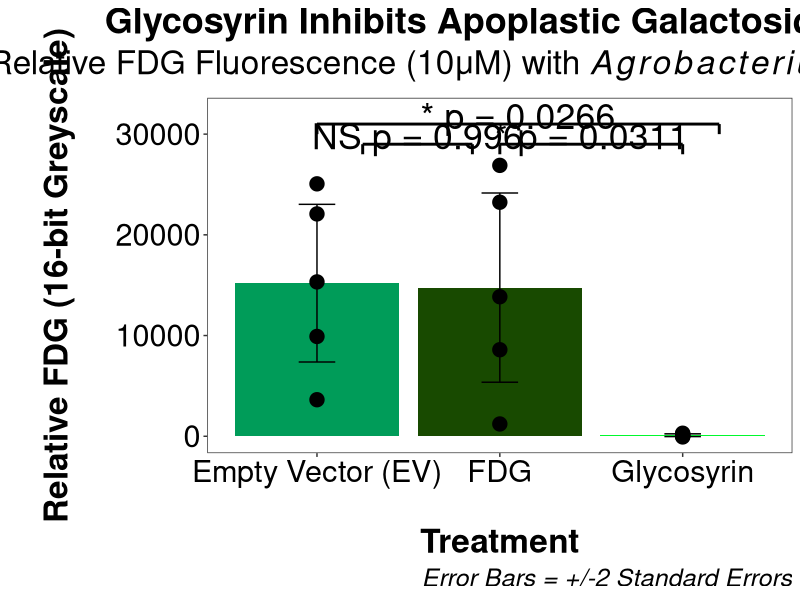
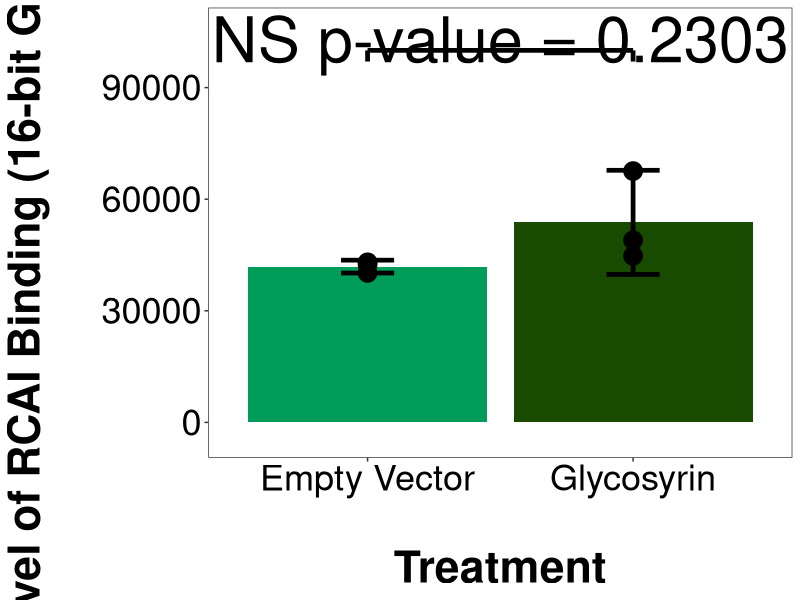
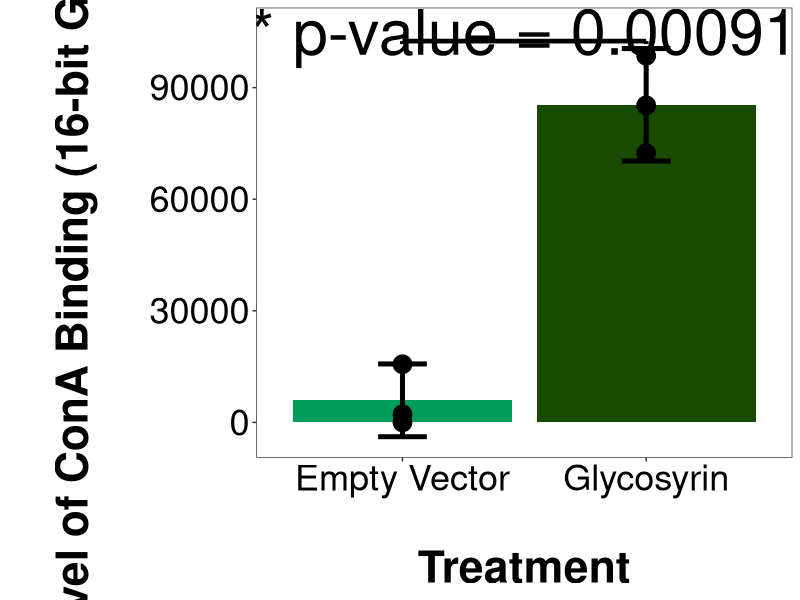
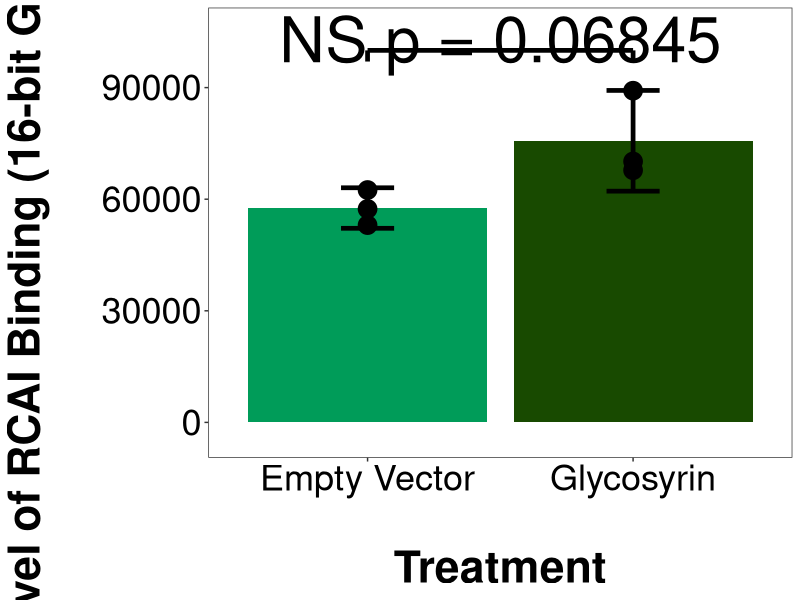
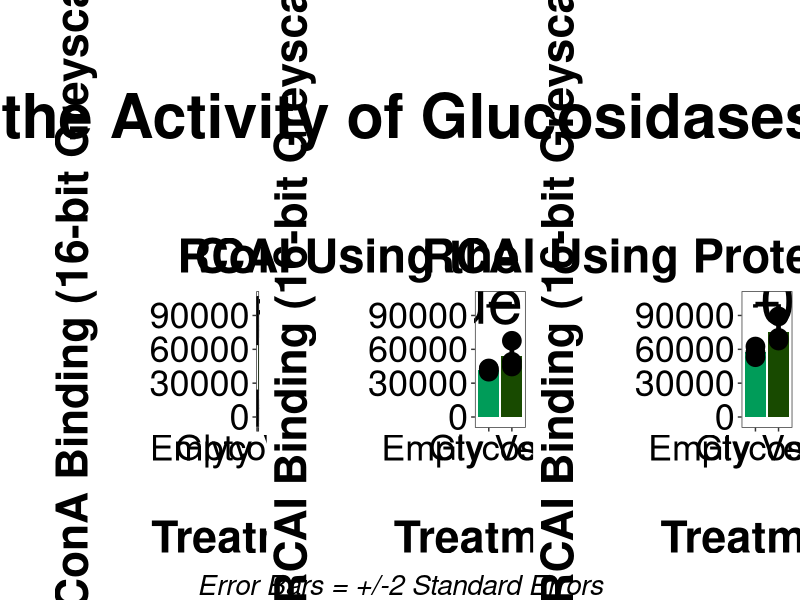
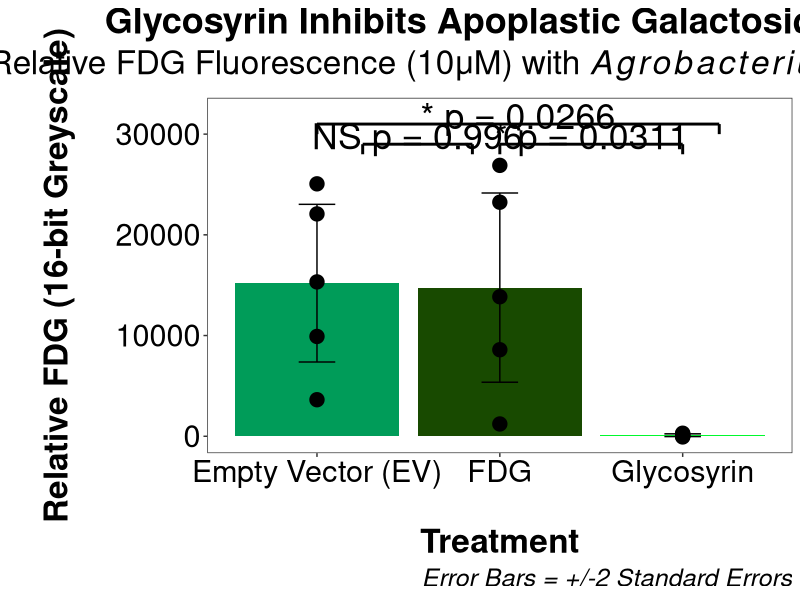
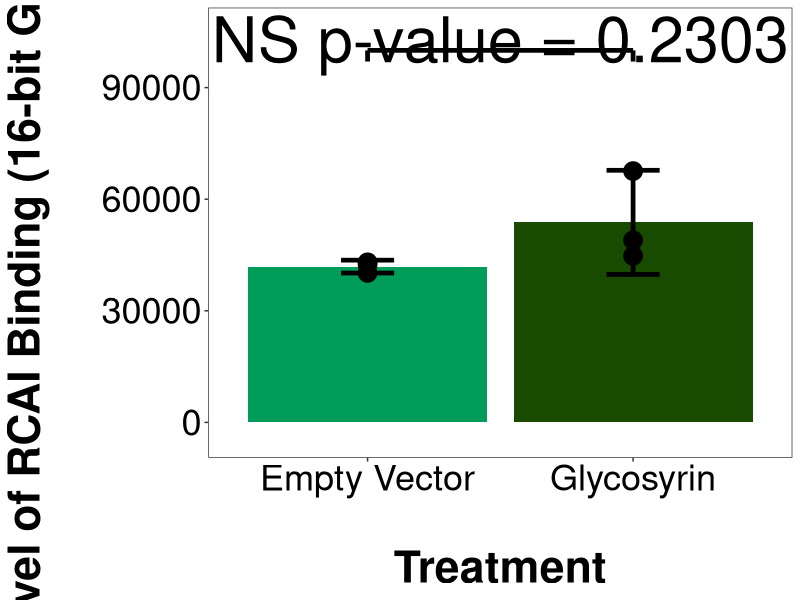
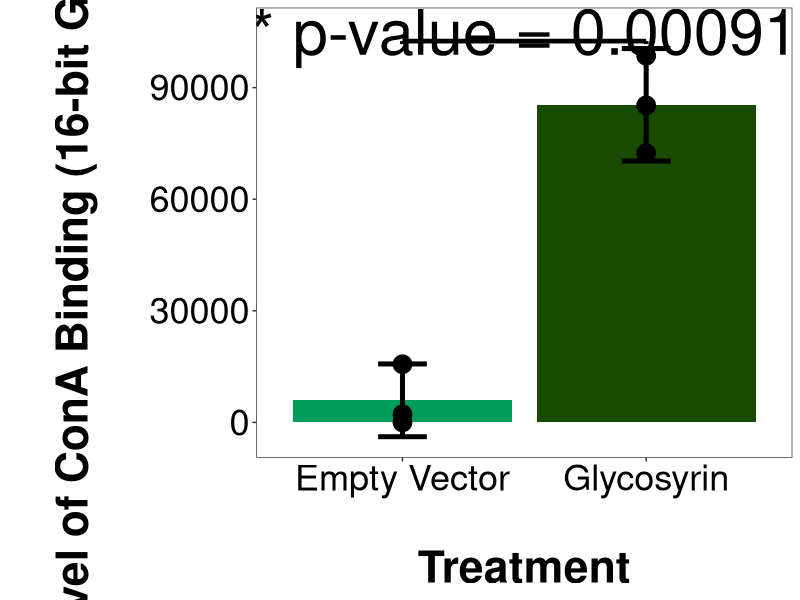

Write R code to recreate these figures, in order.
## ---- chunk 1
knitr::opts_chunk$set(echo = TRUE)
## ---- chunk 2
#Packages
#Packages


library(ggplot2)
library(tidyr)
library(tidyverse)
library(dplyr)
## ---- chunk 3
#Leaf Scans
#Adjusting the mean values to account for background effects.
data1 <- read.csv("THEACTUALRESULTS.csv")
summary(data1)
length(data1$Value)
adjusted <- vector(mode = "numeric", length = length(data1$Value))
for (i in 1:length(data1$Value)){
  adjusted[i] <- data1[i, ]$Value - 885.013
  }
adjusted
data1 <- data1 %>% mutate(adjusted_results = adjusted) 
head(data1)
View(data1)

#Renaming The Rows


data1$X <- as.character(data1$X)
data1$X[1]<- "EV1"
data1$X[2]<- "Gsn1"
data1$X[3]<- "FDG1"
data1$X[4]<- "EV2"
data1$X[5] <- "Gsn2"
data1$X[6]<- "FDG2"
data1$X[7]<- "EV3"
data1$X[8]<- "Gsn3"
data1$X[9]<- "FDG3"
data1$X[10]<- "EV4"
data1$X[11]<- "Gsn4"
data1$X[12]<- "FDG4"
data1$X[13]<- "EV5"
data1$X[14]<- "Gsn5"
data1$X[15]<- "FDG5"

#Finding the means for each group. 
EV <- data1 %>% filter(grepl("EV", X))
meanEV <- mean(EV$adjusted_results)
meanEV

Gsn <- data1 %>% filter(grepl("Gsn", X))
meanGsn <- mean(Gsn$adjusted_results)
meanGsn

FDG <- data1 %>% filter(grepl("FDG", X))
meanFDG <- mean(FDG$adjusted_results)
meanFDG

## ---- chunk 4
#H0: there is no significant difference in the level of fluorescence between the empty vector- and the glycosyrin-infiltrated leaf sections.
#HA: there is a significant decrease in fluorescence between the empty vector- and glycosyrin-infiltrated leaf sections.

dataChanged <- data1 %>% mutate(Group = case_when(str_detect(X, "EV") ~ "EV",
                                                  str_detect(X, "Gsn") ~ "Gsn",
                                                  str_detect(X, "FDG") ~ "FDG"))


dataChanged <- dataChanged %>% group_by(Group)
View(dataChanged)

#Calculating mean, standard error and standard deviation.
dataChanged2 <- dataChanged %>% summarise(stanDev <- sd(adjusted_results, na.rm = TRUE),
                                          n = n(),
                                        se_value= sd(adjusted_results, na.rm = TRUE)/sqrt(n), 
                                        mean_value = mean(adjusted_results))
View(dataChanged2)
View(dataChanged)

dataPlant <- dataChanged %>%mutate(plant = case_when(str_detect(X, "1")~ "1",
                                                     str_detect(X, "2") ~ "2",
                                                     str_detect(X, "3") ~ "3",
                                                     str_detect(X, "4") ~ "4",
                                                     str_detect(X, "5") ~ "5"))
View(dataPlant)
#Quick ANOVA:
anovaFDG <- lm(adjusted_results ~ Group, data = dataPlant)
summary(anovaFDG) #The p-value = 0.01625, so Group explains a significant amount of variation in the relative levels of FDG. (R^2 = 0.4967). 
anovaFDGPlant <- lm(adjusted_results ~ Group + plant, data = dataPlant)
summary(anovaFDGPlant) #When the plant is also taken into account, R^2 = 0.8311, which indicates that much of the variation in relative FDG levels is due to different plants, which were of different sizes, and leaves were of different ages. Some plants would have been wounded more in the process of agroinfiltration. 

#Checking assumptions:
EVleaf <- dataChanged %>% filter(Group == "EV")
Gsnleaf <- dataChanged %>% filter(Group == "Gsn")
FDGleaf <- dataChanged %>% filter(Group == "FDG")
shapiro.test(EVleaf$adjusted_results)
shapiro.test(Gsnleaf$adjusted_results)
shapiro.test(FDGleaf$adjusted_results)#The p-values are all above 0.05, so the distribution of the data is not significantly non-normal.
#Homogeneity of variances:
bartlett <- bartlett.test(adjusted_results ~ Group, data = dataChanged)
bartlett #There is significant variation in variances as the p-value is less than 0.05. #The ANOVA should be robust to this as the sample sizes are all equal. 

#Tukey test:
fdganova <- aov(anovaFDG)
tukey <- TukeyHSD(fdganova)
tukey
#Pairwise t-tests:
t <- with(dataChanged, pairwise.t.test(adjusted_results, Group, p.adj = "none", pool.sd = FALSE))
t #The p-values for the tests between FDG alone and Gsn and EV and Gsn are both < 0.05, so there is a significant difference between the relative levels of FDG in Gsn and the controls. The p-value for EV and FDG > 0.05 and is almost 1, as expected.#I did pairwise t-tests as well as the Tukey t-test to cover all bases, as using pool.sd = FALSE accounts for the unequal variances. I used p.adj = "none" as recommended in the workshop, which makes sense as well are only comparing three groups.#Pairwise t-test results FDG-EV = 0.944, Gsn-EV = 0.018 and FDG-Gsn = 0.036.
#Ultimately, the results of the Tukey t-test and pairwise t-tests corroborate one another.  

## ---- chunk 5
#Graphing the results from the Typhoon scanning.
#Creating a theme to be used throughout the graphs:
my_theme <- function(){
  theme_bw() +
    theme(
      axis.text = element_text(size = 22, colour = "black"),
      axis.title = element_text(size = 24, face = "bold"),
      plot.title = element_text(size = 26, face = "bold", hjust = 0.5),
      plot.subtitle = element_text(size = 24, hjust = 0.5),
      plot.caption = element_text(size = 18, face = "italic"),
      panel.grid = element_blank(),
     legend.position = "none"
    )
}




new_palette <- c("#009C59", "#184A00", "#00F92D")
names(new_palette) <- levels(dataChanged2$Group)


#A version of the graph with the data points included:
(typhoon_box <- ggplot(dataChanged2, aes(x = Group, y = mean_value)) +
   geom_bar(position = "dodge", stat = "identity", aes(fill = Group)) +
   geom_errorbar(aes(ymin = (mean_value - (2*se_value)),
                     ymax = (mean_value + (2*se_value)),
                     width = 0.2),
                     position = position_dodge(0.7)) +
    geom_point(aes(x = Group, y = adjusted_results, size = 1), dataChanged) +
    annotate("segment", x = 2, xend= 3, y = 29000, yend = 29000, size = 1) +
    annotate("segment", x = 1, xend= 3.2, y = 31000, yend = 31000, size = 1) +
    annotate("segment", x = 1, xend= 1, y = 31000, yend = 30000, size = 1) +
    annotate("segment", x = 3.2, xend= 3.2, y = 31000, yend = 30000, size = 1) +
    annotate("segment", x = 3, xend= 3, y = 29000, yend = 28000, size = 1) +
    annotate("segment", x = 2, xend= 2, y = 29000, yend = 28000, size = 1) +
     annotate("segment", x = 1.25, xend= 1.25, y = 29000, yend = 28000, size = 1) +
    annotate("segment", x = 1.85, xend= 1.85, y = 29000, yend = 28000, size = 1) +
    annotate("segment", x = 1.25, xend= 1.85, y = 29000, yend = 29000, size = 1) +
    annotate("text", x = c(1.5, 2.1, 2.5, 1.55), y = c(0, 31800, 29800, 29800), label = c("", "* p = 0.0266", "* p = 0.0311", "NS p = 0.996"), size = 9) +
  xlab("\nTreatment") +
  ylab("\nRelative FDG (16-bit Greyscale)\n") +  #Average pixel intensity measured using ImageJ is a proxy for fluorescence.
  scale_y_continuous(limits = c(-70, 32000)) +
    labs(title = "Glycosyrin Inhibits Apoplastic Galactosidases",
         subtitle = expression("Relative FDG Fluorescence (10μM) with" ~italic( Agrobacterium) ~ "(Gsn) 3dpi"),
         caption = "Error Bars = +/-2 Standard Errors") +
    my_theme()+
    scale_fill_manual(values = new_palette) +
    scale_x_discrete(labels = c("EV" = "Empty Vector (EV)", "FDG" = "FDG", "Gsn" = "Glycosyrin")))

ggsave("TyphoonVersion6.png", width = 14, height = 12, dpi = 300)
view(dataChanged)
## ---- chunk 6
#Lectin Blots
#Confirm the assumption that there is not a significant difference in the level of protein loaded onto the gels.
#HA: for each of the lectin blots, there is a significant increase in binding with glycosyrin relative to the empty vector control. Adjust for the background.
#Ponceau
#RCAI
#H0: there is no difference in the level of protein between EV and Gsn on the Western blots. 
#A two-sample t-test because there are only two groups, and every sample came from a different plant, so samples are independent and not paired. 
RCAIPon <- read.csv("RCAIPonceauLongSum4567and8andthesummedonesarebackground.csv")

View(RCAIPon)
background <- sum(RCAIPon$Area[4:8])

adj <- vector(mode = "numeric", length = length(RCAIPon$Area))
for (i in 1:length(RCAIPon$Area)){
  adj[i] <- RCAIPon[i, ]$Area - background
  }


RCAIPonAdj <- RCAIPon %>% mutate(adjArea = adj)
View(RCAIPonAdj)

RCAIPonAdj <- RCAIPonAdj[-c(4, 5, 6, 7, 8), ]
EVPon <- c(RCAIPonAdj$adjArea[1:3])
GsnPon <- c(RCAIPonAdj$adjArea[4:6])
#Checking of assumptions
#Is each sample normally distributed?
shapiro.test(EVPon)
shapiro.test(GsnPon) #The p-values for both are above 0.05, so the distribution of the data is not significantly non-normal.
#Homogeneity of variances:
f <- var.test(EVPon,GsnPon,alternative = "two.sided")
f #The p-value > 0.05, so there is no significant difference in variances.
#T-test:
t <- t.test(EVPon, GsnPon, alternative = "two.sided", var.equal = TRUE)
t
#The p-value (0.0492) is less than 0.05, but only just, so considering 0.05 is an arbitrary threshold I am not too concerned about this result.This could be due to the small puncture in the gel, perhaps.

#Excluding the puncture wound:
row1 <- read.csv("RCAIPonceauRow1.csv")
View(row1)
EV1 <- c(row1$Area[1:3])
Gsn1 <- c(row1$Area[4:6])
t1 <- t.test(EV1, Gsn1, alternative = "two.sided", var.equal = TRUE)
t1 #p-value = 0.3688.

row2 <- read.csv("RCAIPonceauRow2.csv")
View(row2)
EV2 <- c(row2$Area[1:3])
Gsn2 <- c(row2$Area[4:6])
t2 <- t.test(EV2, Gsn2, alternative = "two.sided", var.equal = TRUE)
t2 #p-value = 0.4854. 

row3 <- read.csv("RCAIPonceauRow3.csv")
View(row3)
EV3 <- c(row3$Area[1:3])
Gsn3 <- c(row3$Area[4:6])
t3 <- t.test(EV3, Gsn3, alternative = "two.sided", var.equal = TRUE)
t3 #p-value = 0.5562. 
#For all three of the rows, there was no significant difference between the levels of protein loaded for EV and Gsn lanes, which suggests that the puncture wound was a potential confounder because these bands were spread throughout the gel, avoiding the puncture wound. In summary, the slight difference in protein loading between the EV and Gsn lanes on the RCAI gel can largely be ignored.  

## ---- chunk 7
#Ponceau
#ConA
ConAPon <- read.csv("ConAPonceauLong4isbackgroundSum5and6.csv")

View(ConAPon)
background <- ConAPon$Area[4]
background
ConAPon[5, 2] <- sum(ConAPon$Area[5:6])
View(ConAPon)

adj1 <- vector(mode = "numeric", length = length(ConAPon$Area))
for (i in 1:length(ConAPon$Area)){
  adj1[i] <- ConAPon[i, ]$Area - background
  }


ConAPonAdj <- ConAPon %>% mutate(adjArea1 = adj1)
View(ConAPonAdj)

ConAPonAdj <- ConAPonAdj[-c(4, 6), ]

EVPon1 <- c(ConAPonAdj$adjArea1[1:3])
GsnPon1 <- c(ConAPonAdj$adjArea1[4:6])

#Checking of assumptions
#Is each sample normally distributed?
shapiro.test(EVPon1)
shapiro.test(GsnPon1) #The p-values for both are above 0.05, so the distribution of the data is not significantly non-normal.
#Homogeneity of variances:
f <- var.test(EVPon1,GsnPon1,alternative = "two.sided")
f #The p-value > 0.05, so there is no significant difference in variances.
#T-test:
t <- t.test(EVPon1, GsnPon1, alternative = "two.sided", var.equal = TRUE)
t
#The p-value (0.7867) > 0.05, so the difference between mean protein loading is not significant.
## ---- chunk 8
#Lectin blot
#RCAI
#Two sample t-test because each lane represents the apoplastic proteome from a plant infiltrated with either EV or Gsn, so each sample is independent. 
WestRCAI <- read.csv("RCAILong.csv")
View(WestRCAI)

background <- WestRCAI$Area[4]
background


adjWest <- vector(mode = "numeric", length = length(WestRCAI$Area))
for (i in 1:length(WestRCAI$Area)){
  adjWest[i] <- WestRCAI[i, ]$Area - background
}

WestRCAIAdj <- WestRCAI %>% mutate(adjAreaWest = adjWest)
WestRCAIAdj <- WestRCAIAdj[-4, ]
View(WestRCAIAdj)

RCAIEV <- WestRCAIAdj$adjAreaWest[1:3]
RCAIGsn <- WestRCAIAdj$adjAreaWest[4:6]

#Assumptions:
shapiro.test(RCAIEV)
shapiro.test(RCAIGsn)#The p-values are 0.3907 and 0.3318, so the data is not significantly non-normal.

fRCAI <- var.test(RCAIEV,RCAIGsn, alternative = "two.sided")
fRCAI 
#F = 0.01527, num df = 2, denom df = 2, p-value = 0.03008. the variances were not equal, so I used Welch's t-test. 

#T-test:
tRCAI <- t.test(RCAIEV, RCAIGsn, alternative = "two.sided", var.equal = FALSE)
tRCAI
#t = -1.6853, df = 2.0611, p-value = 0.2303.

## ---- chunk 9
ConAshort <- read.csv("conA30kDa.csv")
View(ConAshort)
background <- ConAshort$Area[4]
background


ConAshort <- ConAshort[-4, ]

adjConAshort <- vector(mode = "numeric", length = length(ConAshort$Area))
for (i in 1:length(ConAshort$Area)){
  adjConAshort[i] <- ConAshort[i, ]$Area - background
}

ShortConAAdj <- ConAshort %>% mutate(adjAreaWest1 = adjConAshort)
View(ShortConAAdj)

ShortConAAdj$adjAreaWest1[2] <- 0
ShortConAAdj

ConAEVshort <- ShortConAAdj$adjAreaWest1[1:3]
ConAGsnshort <- ShortConAAdj$adjAreaWest1[4:6]
shapiro.test(ConAEVshort) #p-value = 0.2455.
shapiro.test(ConAGsnshort)#p-value = 0.9803.
fvar <- var.test(ConAEVshort, ConAGsnshort, alternative = "two.sided")
fvar #p-value = 0.5899.F = 0.41837.
#All assumptions met!

tConAShort <- t.test(ConAEVshort, ConAGsnshort, alternative = "two.sided", var.equal = TRUE)
tConAShort #t = -8.8253, df = 4, p-value = 0.0009098.
## ---- chunk 10
#RCAI about 50kDa. 

RCAIshorter <- read.csv("RCAIveryshort.csv")
View(RCAIshorter)
background <- RCAIshorter$Area[4]
background
RCAIshorter <- RCAIshorter[-4, ]

adjRCAIshorter <- vector(mode = "numeric", length = length(RCAIshorter$Area))
for (i in 1:length(RCAIshorter$Area)){
  adjRCAIshorter[i] <- RCAIshorter[i, ]$Area - background
}

ShorterRCAIAdj <- RCAIshorter %>% mutate(adjAreaWest1 = adjRCAIshorter)
View(ShorterRCAIAdj)
RCAIshorterEV <- ShorterRCAIAdj$adjAreaWest1[1:3]
RCAIshorterGsn <- ShorterRCAIAdj$adjAreaWest1[4:6]
shapiro.test(RCAIshorterEV)
shapiro.test(RCAIshorterGsn)
fRCAIshorter <- var.test(RCAIshorterEV, RCAIshorterGsn, alternative = "two.sided")
fRCAIshorter

tRCAIshorter <- t.test(RCAIshorterEV, RCAIshorterGsn, alternative = "two.sided", var.equal = TRUE)
tRCAIshorter #t = -2.4768, df = 4, p-value = 0.06845.
## ---- chunk 11
#Graphing the RCAI long blot:




evvector <- c(1, 2, 3)
evgraph1 <- WestRCAIAdj %>% filter(X == evvector)
View(WestRCAIAdj)

rcaigraphev <- evgraph1 %>% summarise(stanDev <- sd(adjAreaWest, na.rm = TRUE),
                                          n = n(),
                                        se_value= sd(adjAreaWest, na.rm = TRUE)/sqrt(n), 
                                        mean_value = mean(adjAreaWest))

gsnvector1 <- c(5, 6, 7)
gsngraph1 <- WestRCAIAdj %>% filter(X == gsnvector1)
View(gsngraph1)

rcaigraphgsn <- gsngraph1 %>% summarise(stanDev <- sd(adjAreaWest, na.rm = TRUE),
                                          n = n(),
                                        se_value= sd(adjAreaWest, na.rm = TRUE)/sqrt(n), 
                                        mean_value = mean(adjAreaWest))
View(rcaigraphev)
View(rcaigraphgsn)

rcaijoined <- full_join(rcaigraphev, rcaigraphgsn)
rcaijoined <- rcaijoined %>% mutate(Group = c("Empty Vector", "Glycosyrin"))

WestRCAIAdj <- WestRCAIAdj %>% mutate(Group = case_when(
  X == c(1, 2, 3) ~ "Empty Vector",
  X == c(5, 6, 7) ~ "Glycosyrin"
))
View(WestRCAIAdj)

(rcailonggraph <- ggplot(rcaijoined, aes(x = Group, y = mean_value)) +
   geom_bar(position = "dodge", stat = "identity", aes(fill = Group)) +
   geom_errorbar(aes(ymin = (mean_value - (2*se_value)),
                     ymax = (mean_value + (2*se_value)),
                     width = 0.2),
                 size = 1.6,
                     position = position_dodge(0.7)) +
    geom_point(aes(x = Group, y = adjAreaWest), size = 6, WestRCAIAdj) +
  xlab("\nTreatment") +
  ylab("Level of RCAI Binding (16-bit Greyscale)\n") + 
    my_theme()+
    theme(axis.text = element_text(size = 26, colour = "black"),
      axis.title = element_text(size = 32, face = "bold"))+
    scale_y_continuous(limits = c(-4000, 106000)) +
    scale_fill_manual(values = c("#009C59", "#184A00"))+
  annotate("segment", x = 1, xend= 1, y = 100000, yend = 97000, size = 1.6) +
  annotate("segment", x = 2, xend = 2, y = 100000, yend = 97000, size = 1.6) +
  annotate("segment", x = 1, xend = 2, y = 100000, yend = 100000, size = 1.6) +
    annotate("text", x = 1.5, y = 103000, label = "NS p-value = 0.2303", size = 16))
  

ggsave("RCAIlonggraph.png", width = 14, height = 12, dpi = 300)
## ---- chunk 12
#Making the ConA graph.
View(ShortConAAdj)
evvector <- c(1, 2, 3)
evgraph <- ShortConAAdj %>% filter(X == evvector)
View(evgraph)

conagraphev <- evgraph %>% summarise(stanDev <- sd(adjAreaWest1, na.rm = TRUE),
                                          n = n(),
                                        se_value= sd(adjAreaWest1, na.rm = TRUE)/sqrt(n), 
                                        mean_value = mean(adjAreaWest1))

gsnvector <- c(5, 6, 7)
gsngraph <- ShortConAAdj %>% filter(X == gsnvector)
View(gsngraph)

conagraphgsn <- gsngraph %>% summarise(stanDev <- sd(adjAreaWest1, na.rm = TRUE),
                                          n = n(),
                                        se_value= sd(adjAreaWest1, na.rm = TRUE)/sqrt(n), 
                                        mean_value = mean(adjAreaWest1))
View(conagraphev)
View(conagraphgsn)

ConAjoined <- full_join(conagraphev, conagraphgsn)
ConAjoined <- ConAjoined %>% mutate(Group = c("Empty Vector", "Glycosyrin"))

ShortConAAdj <- ShortConAAdj %>% mutate(Group = case_when(
  X == c(1, 2, 3) ~ "Empty Vector",
  X == c(5, 6, 7) ~ "Glycosyrin"
))
View(ShortConAAdj)

(lectingraph <- ggplot(ConAjoined, aes(x = Group, y = mean_value)) +
   geom_bar(position = "dodge", stat = "identity", aes(fill = Group)) +
   geom_errorbar(aes(ymin = (mean_value - (2*se_value)),
                     ymax = (mean_value + (2*se_value)),
                     width = 0.2),
                 size = 1.7,
                     position = position_dodge(0.7)) +
    geom_point(aes(x = Group, y = adjAreaWest1), size = 6, ShortConAAdj) +
  xlab("\nTreatment") +
  ylab("\nLevel of ConA Binding (16-bit Greyscale)\n") + 
    my_theme()+
    theme(axis.text = element_text(size = 26, colour = "black"),
      axis.title = element_text(size = 32, face = "bold")) +
    scale_y_continuous(limits = c(-4000, 106000)) +
    scale_fill_manual(values = c("#009C59", "#184A00")) +
    annotate("segment", x = 1, xend= 1, y = 102500, yend = 101700, size = 1.6) +
  annotate("segment", x = 2, xend = 2, y = 102500, yend = 101700, size = 1.6) +
  annotate("segment", x = 1, xend = 2, y = 102500, yend = 102500, size = 1.6) +
    annotate("text", x = 1.5, y = 105000, label = "* p-value = 0.00091", just = "centre", size = 16)) 
ggsave("ConAgraph.png", width = 14, height = 12, dpi = 300)
## ---- chunk 13
#Making a graph for the shorter RCAI blot.
View(ShorterRCAIAdj)
evvector <- c(1, 2, 3)
evgraph2 <- ShorterRCAIAdj %>% filter(X == evvector)
View(ShorterRCAIAdj)

rcaishortgraphev <- evgraph2 %>% summarise(stanDev <- sd(adjAreaWest1, na.rm = TRUE),
                                          n = n(),
                                        se_value= sd(adjAreaWest1, na.rm = TRUE)/sqrt(n), 
                                        mean_value = mean(adjAreaWest1))

gsnvector1 <- c(5, 6, 7)
gsngraph2 <- ShorterRCAIAdj %>% filter(X == gsnvector1)
View(gsngraph2)

rcaishortgraphgsn <- gsngraph2 %>% summarise(stanDev <- sd(adjAreaWest1, na.rm = TRUE),
                                          n = n(),
                                        se_value= sd(adjAreaWest1, na.rm = TRUE)/sqrt(n), 
                                        mean_value = mean(adjAreaWest1))
View(rcaishortgraphev)
View(rcaishortgraphgsn)

rcaishortjoined <- full_join(rcaishortgraphev, rcaishortgraphgsn)
rcaishortjoined <- rcaishortjoined %>% mutate(Group = c("Empty Vector", "Glycosyrin"))

ShorterRCAIAdj <- ShorterRCAIAdj %>% mutate(Group = case_when(
  X == c(1, 2, 3) ~ "Empty Vector",
  X == c(5, 6, 7) ~ "Glycosyrin"
))


(rcaishortgraph <- ggplot(rcaishortjoined, aes(x = Group, y = mean_value)) +
   geom_bar(position = "dodge", stat = "identity", aes(fill = Group)) +
   geom_errorbar(aes(ymin = (mean_value - (2*se_value)),
                     ymax = (mean_value + (2*se_value)),
                     width = 0.2),
                 size = 1.6,
                     position = position_dodge(0.7)) +
    geom_point(aes(x = Group, y = adjAreaWest1), size = 6, ShorterRCAIAdj) +
  xlab("\nTreatment") +
  ylab("Level of RCAI Binding (16-bit Greyscale)\n") + 
    my_theme()+
    theme(axis.text = element_text(size = 26, colour = "black"),
      axis.title = element_text(size = 32, face = "bold"))+
    scale_y_continuous(limits = c(-4000, 106000)) +
    scale_fill_manual(values = c("#009C59", "#184A00"))+
  annotate("segment", x = 1, xend= 1, y = 100000, yend = 97000, size = 1.6) +
  annotate("segment", x = 2, xend = 2, y = 100000, yend = 97000, size = 1.6) +
  annotate("segment", x = 1, xend = 2, y = 100000, yend = 100000, size = 1.6) +
    annotate("text", x = 1.5, y = 103000, label = "NS p = 0.06845", size = 16))
ggsave("RCAIshortgraph.png", width = 14, height = 12, dpi = 300)
## ---- chunk 14
#Making a panel:
library(gridExtra)
library(grid)

(panel <- grid.arrange(lectingraph + ggtitle("ConA") + theme(plot.title = element_text(size = 34)), rcailonggraph + ggtitle("RCAI Using the Whole Lanes") + theme(plot.title = element_text(size = 34)), rcaishortgraph + ggtitle("RCAI Using Proteins >= 50 kDa") + theme(plot.title = element_text(size = 34)), top = textGrob("\nLectin Blots: Glycosyrin Significantly Reduces the Activity of Glucosidases and/or Mannosidases, but not Galactosidases\n", gp = gpar(fontsize = 44, hjust = 0.5, fontface = "bold")), nrow = 1, ncol = 3, bottom = textGrob("Error Bars = +/-2 Standard Errors", gp = gpar(fontsize = 20, fontface = "italic"), just = "centre")))
ggsave(panel, file = "panel.png", width = 36, height = 20, dpi = 300)
